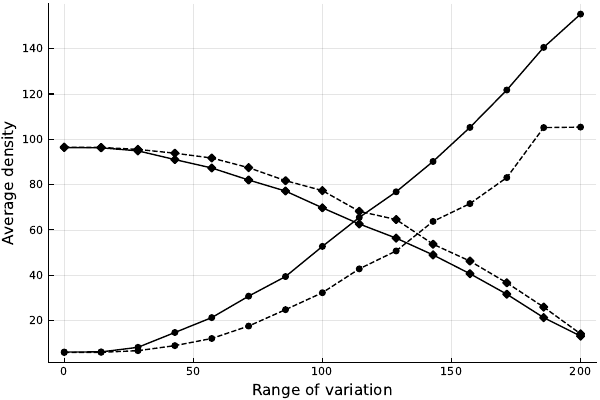

This chart was generated by the following Julia code:
include("WY94.jl")

R = linspace(0.0, 100.0, 15)
out = zeros((length(R), 5))
for i in eachindex(R)
   K1 = [-R[i], R[i]].+100
   K2 = [-R[i], R[i]].+100
   out[i,1] = R[i]*2
   avg_spe, avg_spe_l = 0.0, 0.0
   avg_gen, avg_gen_l = 0.0, 0.0
   nrep = 5
   for rep in 1:nrep
      o = WY94(50, 50, 50, T=100, K1=K1, K2=K2, linked=false)
      ol = WY94(50, 50, 50, T=100, K1=K1, K2=K2, linked=true)
      m = mean(o[end-100:end,:],1)
      ml = mean(ol[end-100:end,:],1)
      avg_spe += (m[2]+m[3])/2
      avg_gen += m[4]
      avg_spe_l += (ml[2]+ml[3])/2
      avg_gen_l += ml[4]
   end
   out[i,2] = avg_spe/nrep
   out[i,3] = avg_gen/nrep
   out[i,4] = avg_spe_l/nrep
   out[i,5] = avg_gen_l/nrep
end

plot(out[:,1], out[:,2], m=:diamond, c=:black, ls=:dash, lab="Specialists")
plot!(out[:,1], out[:,3], m=:circle, c=:black, ls=:dash, lab="Generalist")
plot!(out[:,1], out[:,4], m=:diamond, c=:black, lab="Specialists", leg=false)
plot!(out[:,1], out[:,5], m=:circle, c=:black, lab="Generalist", leg=false)
xaxis!("Range of variation")
yaxis!("Average density")

savefig("figure03.pdf")
